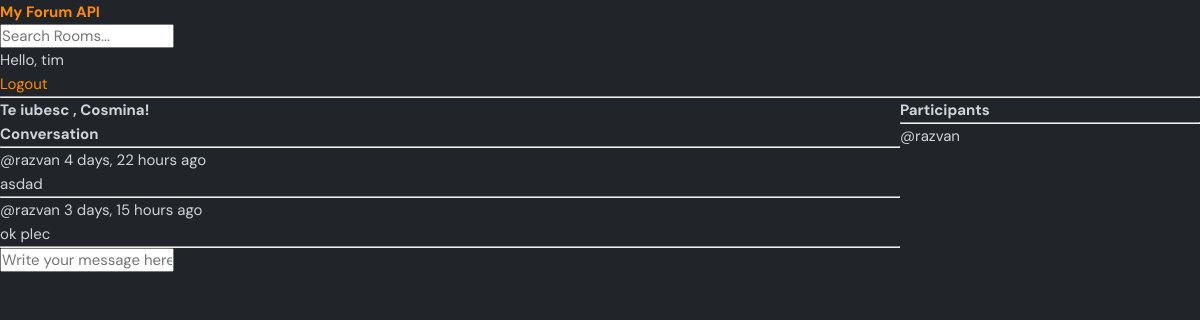
/room/10/ (signed in), run on the app's committed database.
### base/models.py (models this page shows, shortened)
class Room(models.Model):
    host =  models.ForeignKey(User, on_delete=models.SET_NULL, null=True)
    topic = models.ForeignKey(Topic, on_delete=models.SET_NULL, null=True)
    name = models.CharField(max_length=200)
    description = models.TextField(null=True, blank=True)
    participants = models.ManyToManyField(User, related_name='participants', blank=True)
    updated = models.DateTimeField(auto_now=True)
    created = models.DateTimeField(auto_now_add=True)
    class Meta:
        ordering = ['-updated', '-created']

class Message(models.Model):
    user = models.ForeignKey(User, on_delete=models.CASCADE)
    room = models.ForeignKey(Room, on_delete=models.CASCADE)
    body = models.TextField()
    updated = models.DateTimeField(auto_now=True)
    created = models.DateTimeField(auto_now_add=True)

### base/views.py (the view, shortened to what this page needs)
# urls.py: path('room/<str:pk>/', views.room, name="room"),
def room(request, pk):
    room = Room.objects.get(id=pk)
    room_messages = room.message_set.all()
    participants = room.participants.all()
    context = {'room': room, 'room_messages':room_messages, 'participants':participants}
    return render(request, 'base/room.html', context)

### templates/base/room.html (shortened to what this page needs)
{% extends 'main.html' %}
{% block content %}
<div class="room-container">
<div>
<h1>
    {{ room.name }}
</h1>
<div class="comment-wrapper">
    <h3>Conversation</h3>
    <hr>
    {%  for message in room_messages %}
        <div>
            <small>@{{ message.user }}  {{ message.created|timesince }} ago</small>
            <p>{{ message.body }}</p>
            <hr>
        </div>
    {% endfor %}
</div>
{% if request.user.is_authenticated %}
<div class="comment-form">
    <form method="POST" action="">
        <input type="text" name="body" placeholder="Write your message here" />
    </form>
</div>
    {% endif %}
</div>
    <div>
        <h3>Participants</h3>
        <hr>
        {%  for user in participants %}
            <div>
                <p>@{{ user.username }}</p>
            </div>
        {% endfor %}
    </div>
</div>
{% endblock %}

### templates/navbar.html
<a href="/">
    <h1>My Forum API</h1>
</a>
<form method="GET" action="{% url 'home' %}">
    <input type="text" name="q" placeholder="Search Rooms..." />
</form>
{% if request.user.is_authenticated %}
<p>Hello, {{ request.user }}</p>
<a href="{% url 'logout' %}">Logout</a>
{% else %}
<a href="{%  url 'login' %}">Login</a>
{% endif %}
<hr>

### static/styles/style.css (style rules this page uses)
:root { --color-main: #ff8c00; --color-main-light: #ffd8b5; --color-dark: #343a40; --color-dark-medium: #495057; --color-dark-light: #6c757d; --color-light: #f8f9fa; --color-gray: #adb5bd; --color-light-gray: #ced4da; --color-bg: #212529; --color-success: #28a745; --color-error: #dc3545; }
* { font-family: "DM Sans", -apple-system, BlinkMacSystemFont, "Segoe UI", Roboto, Oxygen, Ubuntu, Cantarell, "Open Sans", "Helvetica Neue", sans-serif; margin: 0; padding: 0; box-sizing: border-box; text-rendering: optimizeLegibility; font-size: inherit; }
html { font-size: 56.25%; }
@media only screen and (min-width: 1200px) { html { font-size: 62.5%; } }
body { line-height: 1.6; font-weight: 400; font-size: 1.5rem; color: var(--color-light-gray); background-color: var(--color-bg); min-height: 100vh; }
a { display: inline-block; color: var(--color-main); text-decoration: none; }

### templates/base/room.html (style rules this page uses)
.room-container { display: grid; grid-template-columns: 3fr 1fr; }

### data on the page
Room: name "Te iubesc , Cosmina!"
Message: user "razvan", created "4 days, 22 hours", body "asdad"
Message: user "razvan", created "3 days, 15 hours", body "ok plec"

### other printed values
{{ request.user }} "tim"
{{ user.username }} "razvan"
